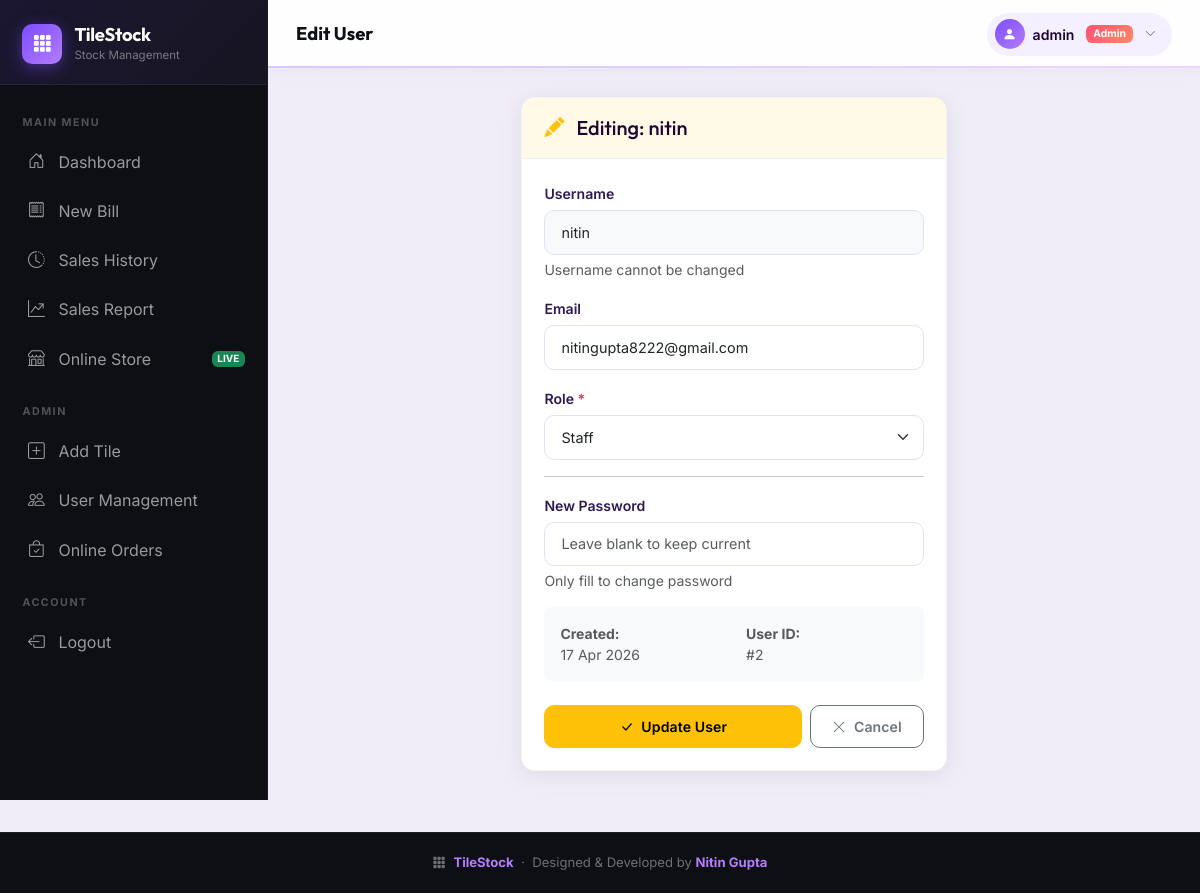
/edit_user/2 (signed in), run on the app's committed database.
### tiles_stock_app/app_backup.py (models this page shows)
class User(db.Model):
    id = db.Column(db.Integer, primary_key=True)
    username = db.Column(db.String(100), unique=True, nullable=False)
    email = db.Column(db.String(150))
    password = db.Column(db.String(200), nullable=False)
    role = db.Column(db.String(10), nullable=False)
    is_active = db.Column(db.Boolean, default=True)
    created_at = db.Column(db.DateTime, default=datetime.utcnow)

### tiles_stock_app/app_backup.py (the view, shortened to what this page needs)
@app.route("/edit_user/<int:user_id>", methods=["GET", "POST"])
@admin_required
def edit_user(user_id):
    user = User.query.get_or_404(user_id)
    return render_template("edit_user.html", user=user)

### tiles_stock_app/app_backup.py (called while the page is built)
def admin_required(f):
    @wraps(f)
    def wrapper(*args, **kwargs):
        if 'user_id' not in session:
            return redirect('/login')
        if session.get('role') != "admin":
            flash("Admin access required")
            return redirect('/dashboard')
        return f(*args, **kwargs)
    return wrapper

### tiles_stock_app/templates/edit_user.html (shortened to what this page needs)
{% extends "base.html" %}
{% block page_title %}Edit User{% endblock %}
{% block content %}
<div class="row justify-content-center">
    <div class="col-lg-6">
        <div class="modern-card">
            <div class="card-header bg-warning bg-opacity-10">
                <h5 class="mb-0">
                    <i class="bi bi-pencil-fill text-warning me-2"></i>
                    Editing: {{ user.username }}
                </h5>
            </div>
            <div class="card-body">
                <form method="POST">
                    <div class="mb-3">
                        <label class="form-label">Username</label>
                        <input type="text" class="form-control bg-light"
                               value="{{ user.username }}" disabled />
                        <div class="form-text">
                            Username cannot be changed
                        </div>
                    </div>
                    <div class="mb-3">
                        <label class="form-label">Email</label>
                        <input type="email"
                               name="email"
                               class="form-control"
                               value="{{ user.email or '' }}">
                    </div>
                    <div class="mb-3">
                        <label class="form-label">
                            Role <span class="text-danger">*</span>
                        </label>
                        <select name="role" class="form-select" required>
                            <option value="staff"
                                {{ 'selected' if user.role=='staff' else '' }}>
                                Staff
                            </option>
                        </select>
                    </div>
                    <hr>
                    <div class="mb-3">
                        <label class="form-label">New Password</label>
                        <input type="password"
                               name="new_password"
                               class="form-control"
                               placeholder="Leave blank to keep current"
                               minlength="6">
                        <div class="form-text">
                            Only fill to change password
                        </div>
                    </div>
                    <div class="mb-4 p-3 bg-light rounded">
                        <div class="row text-muted small">
                            <div class="col-6">
                                <strong>Created:</strong><br>
                                {{ user.created_at.strftime('%d %b %Y')
                                   if user.created_at else 'Unknown' }}
                            </div>
                            <div class="col-6">
                                <strong>User ID:</strong><br>
                                #{{ user.id }}
                            </div>
                        </div>
                    </div>
                    <div class="d-flex flex-column flex-sm-row gap-2">
                        <button type="submit"
                                class="btn btn-warning btn-modern flex-grow-1">
                            <i class="bi bi-check-lg me-1"></i>
                            Update User
                        </button>
                        <a href="{{ url_for('auth.user_management') }}"
                           class="btn btn-outline-secondary btn-modern">
                            <i class="bi bi-x-lg me-1"></i>
                            Cancel
                        </a>
                    </div>
                </form>
            </div>
        </div>
    </div>
</div>
{% endblock %}

### tiles_stock_app/templates/base.html (style rules this page uses)
:root { --sidebar-width: 268px; --sidebar-bg: #0d0f14; --sidebar-border: rgba(255, 255, 255, 0.06); --sidebar-hover: rgba(108, 63, 197, 0.18); --accent: #7c4dff; --accent2: #b47cff; --primary-gradient: linear-gradient(135deg, #7c4dff 0%, #b47cff 100%); --success-gradient: linear-gradient(135deg, #00c9a7 0%, #48d89b 100%); --danger-gradient: linear-gradient(135deg, #ff5275 0%, #ff8a65 100%); --warning-gradient: linear-gradient(135deg, #ffa726 0%, #ffcc02 100%); --info-gradient: linear-gradient(135deg, #29b6f6 0%, #4fc3f7 100%); --card-shadow: 0 4px 24px rgba(0, 0, 0, 0.08); --card-shadow-hover: 0 12px 40px rgba(108, 63, 197, 0.18); --radius: 14px; }
* { font-family: 'Inter', sans-serif; box-sizing: border-box; }
h1, h2, h3, h4, h5, h6 { font-family: 'Outfit', sans-serif; }
body { background: #f0edf9; min-height: 100vh; }
.modern-card { background: #fff; border-radius: var(--radius); box-shadow: var(--card-shadow); border: 1px solid rgba(0, 0, 0, 0.04); overflow: hidden; }
.modern-card .card-header { background: #fff; border-bottom: 1px solid #f0edf6; padding: 1.1rem 1.4rem; font-weight: 700; font-family: 'Outfit', sans-serif; color: #1a0533; }
.modern-card .card-body { padding: 1.4rem; }
.btn-modern { padding: 0.6rem 1.3rem; border-radius: 10px; font-weight: 600; font-size: 0.88rem; transition: all 0.2s; letter-spacing: 0.1px; }
.form-control, .form-select { border-radius: 10px; border: 1.5px solid #e5dff5; padding: 0.65rem 1rem; font-size: 0.9rem; transition: border-color 0.2s, box-shadow 0.2s; }
.form-label { font-weight: 600; color: #2d1a55; margin-bottom: 0.4rem; font-size: 0.88rem; }
.content-area>* { animation: fadeSlideIn 0.3s ease both; }

### data on the page
User: username "nitin", email "nitingupta8222@gmail.com", created_at "17 Apr 2026", id "2"

### other printed values
{{ session.get('user') }} "admin"
